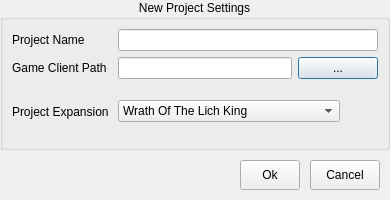
<?xml version="1.0" encoding="UTF-8"?>
<ui version="4.0">
  <class>NoggitProjectCreationDialog</class>
  <widget class="QDialog" name="NoggitProjectCreationDialog">
    <property name="geometry">
      <rect>
        <x>0</x>
        <y>0</y>
        <width>390</width>
        <height>200</height>
      </rect>
    </property>
    <property name="windowTitle">
      <string>Noggit Project Creation</string>
    </property>
    <property name="windowIcon">
      <iconset>
        <normalon>:/icon</normalon>
      </iconset>
    </property>
    <widget class="QGroupBox" name="groupBox_2">
      <property name="title">
        <string>New Project Settings</string>
      </property>
      <property name="geometry">
        <rect>
          <x>0</x>
          <y>0</y>
          <width>390</width>
          <height>150</height>
        </rect>
      </property>
      <property name="alignment">
        <set>Qt::AlignHCenter|Qt::AlignTop</set>
      </property>
      <layout class="QHBoxLayout" name="horizontalLayout_16">
        <item>
          <layout class="QHBoxLayout" name="horizontalLayout_17">
            <item>
              <layout class="QVBoxLayout" name="verticalLayout_21">
                <item>
                  <layout class="QHBoxLayout" name="horizontalLayout_24">
                    <property name="spacing">
                      <number>6</number>
                    </property>
                    <item>
                      <widget class="QLabel" name="labelx">
                        <property name="minimumSize">
                          <size>
                            <width>100</width>
                            <height>0</height>
                          </size>
                        </property>
                        <property name="text">
                          <string>Project Name</string>
                        </property>
                        <property name="alignment">
                          <set>Qt::AlignLeading|Qt::AlignLeft|Qt::AlignVCenter</set>
                        </property>
                      </widget>
                    </item>
                    <item>
                      <widget class="QLineEdit" name="projectName">
                        <property name="alignment">
                          <set>Qt::AlignLeading|Qt::AlignLeft|Qt::AlignVCenter</set>
                        </property>
                      </widget>
                    </item>
                  </layout>
                </item>
                <item>
                  <layout class="QHBoxLayout" name="horizontalLayout_25">
                    <item>
                      <widget class="QLabel" name="label_26">
                        <property name="minimumSize">
                          <size>
                            <width>100</width>
                            <height>0</height>
                          </size>
                        </property>
                        <property name="text">
                          <string>Game Client Path</string>
                        </property>
                      </widget>
                    </item>
                    <item>
                      <widget class="QLineEdit" name="projectPathField"/>
                    </item>
                    <item>
                      <widget class="QPushButton" name="projectPathField_browse">
                        <property name="minimumSize">
                          <size>
                            <width>32</width>
                            <height>0</height>
                          </size>
                        </property>
                        <property name="text">
                          <string>...</string>
                        </property>
                      </widget>
                    </item>
                  </layout>
                </item>
                <item>
                  <layout class="QHBoxLayout" name="horizontalLayout_36">
                    <item>
                      <widget class="QLabel" name="label_27">
                        <property name="alignment">
                          <set>Qt::AlignLeading|Qt::AlignLeft|Qt::AlignVCenter</set>
                        </property>
                        <property name="minimumSize">
                          <size>
                            <width>100</width>
                            <height>0</height>
                          </size>
                        </property>
                        <property name="text">
                          <string>Project Expansion</string>
                        </property>
                      </widget>
                    </item>
                    <item>
                      <widget class="QComboBox" name="project_expansion">
                        <property name="sizePolicy">
                          <sizepolicy hsizetype="MinimumExpanding" vsizetype="Fixed">
                            <horstretch>0</horstretch>
                            <verstretch>0</verstretch>
                          </sizepolicy>
                        </property>
                        <item>
                        <property name="text">
                          <string>Wrath Of The Lich King</string>
                        </property>
                          </item>
                        <item>
                        <property name="text">
                          <string>Shadowlands</string>
                        </property>
                        </item>
                      </widget>
                    </item>
                    <item>
                      <widget class="QLabel" name="expansion_icon">
                        <property name="minimumSize">
                          <size>
                            <width>32</width>
                            <height>0</height>
                          </size>
                        </property>
                      </widget>
                    </item>
                  </layout>
                </item>
              </layout>
            </item>
          </layout>
        </item>
      </layout>
    </widget>
    <widget class="QPushButton" name="button_cancel">
      <property name="geometry">
        <rect>
          <x>310</x>
          <y>160</y>
          <width>70</width>
          <height>30</height>
        </rect>
      </property>
      <property name="text">
        <string>Cancel</string>
      </property>
    </widget>
    <widget class="QPushButton" name="button_ok">
      <property name="geometry">
        <rect>
          <x>240</x>
          <y>160</y>
          <width>60</width>
          <height>30</height>
        </rect>
      </property>
      <property name="text">
        <string>Ok</string>
      </property>
    </widget>
  </widget>
</ui>
